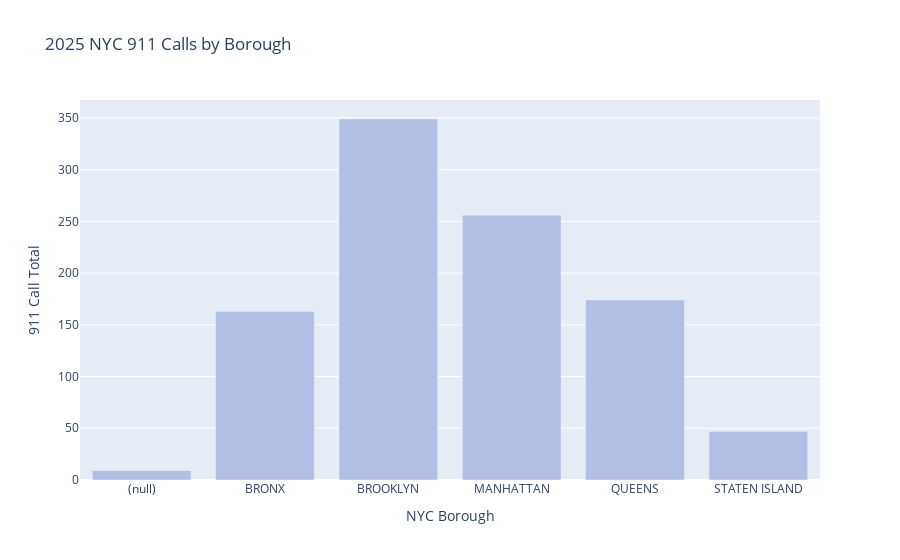

Notebook code for this chart:
### Markdown cell above
**2025 NYC 911 Calls by Borough**

### Code cell
fig = px.bar(
    df_911_grouped,
    x="boro_nm",
    y="incident_count",
    color_discrete_sequence=["#B2BEE3"],
    title="2025 NYC 911 Calls by Borough",
)

fig.update_layout(xaxis_title="NYC Borough", yaxis_title="911 Call Total")

fig.show()

### Figure 1 — Plotly figure (JSON) as saved in the notebook; plotly's stock layout.template omitted (floating-point values rounded to 4 significant figures)
{"data": [{"hovertemplate": "boro_nm=%{x}<br>incident_count=%{y}<extra></extra>", "legendgroup": "", "marker": {"color": "#B2BEE3", "pattern": {"shape": ""}}, "name": "", "orientation": "v", "showlegend": false, "textposition": "auto", "type": "bar", "x": ["(null)", "BRONX", "BROOKLYN", "MANHATTAN", "QUEENS", "STATEN ISLAND"], "xaxis": "x", "y": [9, 163, 349, 256, 174, 47], "yaxis": "y"}], "layout": {"barmode": "relative", "legend": {"tracegroupgap": 0}, "title": {"text": "2025 NYC 911 Calls by Borough"}, "xaxis": {"anchor": "y", "domain": [0, 1], "title": {"text": "NYC Borough"}}, "yaxis": {"anchor": "x", "domain": [0, 1], "title": {"text": "911 Call Total"}}}}
